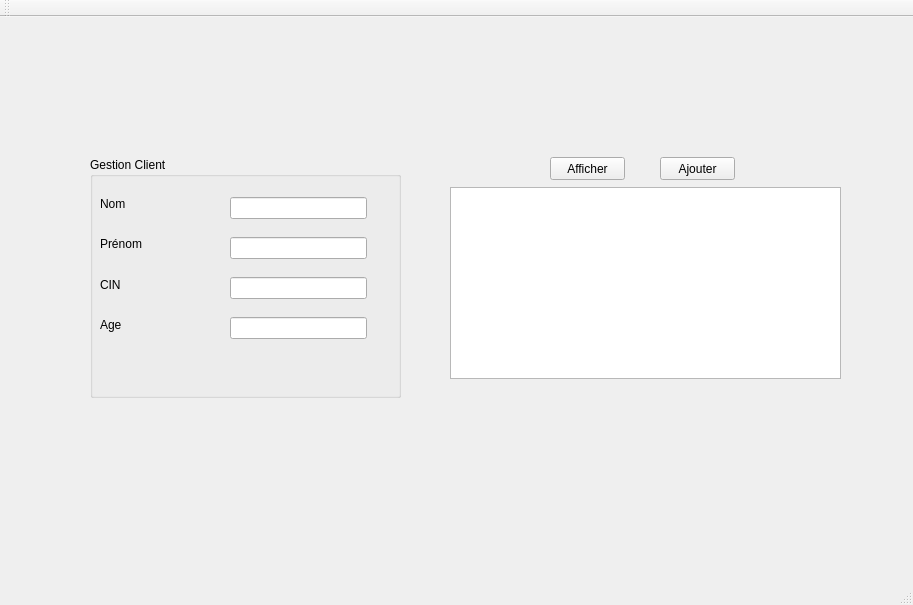
<?xml version="1.0" encoding="UTF-8"?>
<ui version="4.0">
 <class>MainWindow</class>
 <widget class="QMainWindow" name="MainWindow">
  <property name="geometry">
   <rect>
    <x>0</x>
    <y>0</y>
    <width>913</width>
    <height>605</height>
   </rect>
  </property>
  <property name="windowTitle">
   <string>Gestion des Clients</string>
  </property>
  <widget class="QWidget" name="centralWidget">
   <widget class="QTableWidget" name="tableWidget">
    <property name="geometry">
     <rect>
      <x>450</x>
      <y>170</y>
      <width>391</width>
      <height>192</height>
     </rect>
    </property>
   </widget>
   <widget class="QPushButton" name="pushButton_3">
    <property name="geometry">
     <rect>
      <x>660</x>
      <y>140</y>
      <width>75</width>
      <height>23</height>
     </rect>
    </property>
    <property name="text">
     <string>Ajouter</string>
    </property>
   </widget>
   <widget class="QGroupBox" name="groupBox">
    <property name="geometry">
     <rect>
      <x>90</x>
      <y>140</y>
      <width>311</width>
      <height>241</height>
     </rect>
    </property>
    <property name="title">
     <string>Gestion Client</string>
    </property>
    <widget class="QLabel" name="label_5">
     <property name="geometry">
      <rect>
       <x>10</x>
       <y>40</y>
       <width>47</width>
       <height>13</height>
      </rect>
     </property>
     <property name="text">
      <string>Nom</string>
     </property>
    </widget>
    <widget class="QLabel" name="label_6">
     <property name="geometry">
      <rect>
       <x>10</x>
       <y>80</y>
       <width>47</width>
       <height>13</height>
      </rect>
     </property>
     <property name="text">
      <string>Prénom</string>
     </property>
    </widget>
    <widget class="QLabel" name="label_7">
     <property name="geometry">
      <rect>
       <x>10</x>
       <y>160</y>
       <width>41</width>
       <height>16</height>
      </rect>
     </property>
     <property name="text">
      <string>Age</string>
     </property>
    </widget>
    <widget class="QLineEdit" name="lineEdit_7">
     <property name="geometry">
      <rect>
       <x>140</x>
       <y>40</y>
       <width>137</width>
       <height>22</height>
      </rect>
     </property>
     <property name="maxLength">
      <number>15</number>
     </property>
    </widget>
    <widget class="QLineEdit" name="lineEdit_8">
     <property name="geometry">
      <rect>
       <x>140</x>
       <y>80</y>
       <width>137</width>
       <height>22</height>
      </rect>
     </property>
     <property name="maxLength">
      <number>15</number>
     </property>
    </widget>
    <widget class="QLineEdit" name="lineEdit_9">
     <property name="geometry">
      <rect>
       <x>140</x>
       <y>120</y>
       <width>137</width>
       <height>22</height>
      </rect>
     </property>
     <property name="contextMenuPolicy">
      <enum>Qt::DefaultContextMenu</enum>
     </property>
     <property name="maxLength">
      <number>8</number>
     </property>
    </widget>
    <widget class="QLineEdit" name="lineEdit_10">
     <property name="geometry">
      <rect>
       <x>140</x>
       <y>160</y>
       <width>137</width>
       <height>22</height>
      </rect>
     </property>
     <property name="maxLength">
      <number>2</number>
     </property>
    </widget>
    <widget class="QLabel" name="label_8">
     <property name="geometry">
      <rect>
       <x>10</x>
       <y>120</y>
       <width>41</width>
       <height>16</height>
      </rect>
     </property>
     <property name="text">
      <string>CIN</string>
     </property>
    </widget>
   </widget>
   <widget class="QPushButton" name="pushButton_2">
    <property name="geometry">
     <rect>
      <x>550</x>
      <y>140</y>
      <width>75</width>
      <height>23</height>
     </rect>
    </property>
    <property name="text">
     <string>Afficher</string>
    </property>
   </widget>
  </widget>
  <widget class="QMenuBar" name="menuBar">
   <property name="geometry">
    <rect>
     <x>0</x>
     <y>0</y>
     <width>913</width>
     <height>26</height>
    </rect>
   </property>
  </widget>
  <widget class="QToolBar" name="mainToolBar">
   <attribute name="toolBarArea">
    <enum>TopToolBarArea</enum>
   </attribute>
   <attribute name="toolBarBreak">
    <bool>false</bool>
   </attribute>
  </widget>
  <widget class="QStatusBar" name="statusBar"/>
 </widget>
 <layoutdefault spacing="6" margin="11"/>
 <resources/>
 <connections/>
</ui>
